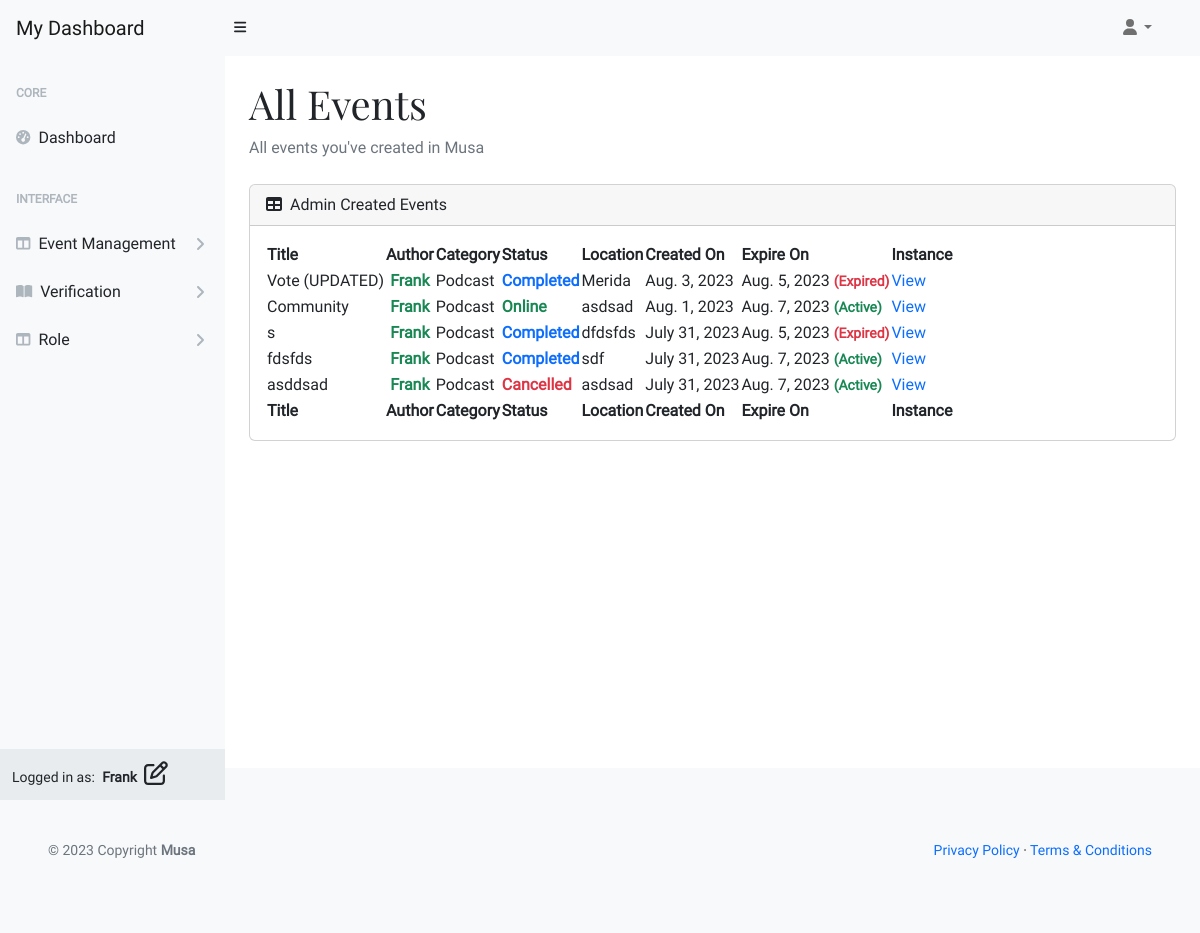
The app's page /user/all (signed in) with its own data.
### musa/models.py (models this page shows)
class UserProfile(AbstractUser):
    verified = models.BooleanField(default=False)
    role = models.IntegerField(choices=ROLES, default=0)
    user_card = models.ManyToManyField(
        'vote_management.VoteCard', through='vote_management.VoteRecord', related_name='user_cards')
    class Meta:
        ordering = ['username']
    def __str__(self):
        return self.username

### vote_management/models.py (models this page shows, shortened)
class VoteCard(models.Model):
    title = models.CharField(max_length=20, unique=True)
    slug = models.SlugField(max_length=200, unique=True)
    author = models.ForeignKey(
        'musa.UserProfile', on_delete=models.CASCADE, related_name="card_author")
    category = models.ForeignKey(
        Category, on_delete=models.CASCADE, related_name="categories")
    mission = models.CharField(max_length=20)
    location = models.CharField(max_length=20)
    description = models.TextField(max_length=258)
    expire = models.DateField()
    event_image = CloudinaryField('image', default='placeholder')
    vote_record = models.ManyToManyField('musa.UserProfile', through='VoteRecord',
                                         related_name='user_votes', blank=True)
    candidates = models.ManyToManyField('ElectedPerson', related_name='vote_cards',
                                        blank=True)
    status = models.IntegerField(choices=STATUS, default=0)
    excerpt = models.TextField(blank=True)
    type = models.IntegerField(choices=CARD_TYPE, default=0)
    created_on = models.DateField(auto_now_add=True)
    class Meta:
        ordering = ['-created_on']

class Category(models.Model):
    category_name = models.CharField(max_length=50, unique=True)
    class Meta:
        ordering = ['category_name']
        verbose_name_plural = "Categories"

### vote_management/views.py (the view)
# urls.py: path('user/all', UserEventList.as_view(),
class UserEventList(UserDashboard):
    template_name = 'backend/user-dashboard/all_events.html'
    context_object_name = 'user_all_events'

### user_profile/views.py (called while the page is built)
    def test_func(self):
        user_profile = self.request.user
        return user_profile.is_authenticated and (
            user_profile.role in [0, 1]
        )

    def get_object(self, queryset=None):
        return get_object_or_404(UserProfile, pk=self.request.user.pk)

    def get_context_data(self, **kwargs):
        context = super().get_context_data(**kwargs)
        user_profile = self.get_object()
        context['vote_cards'] = user_profile.user_card.order_by(
            '-created_on').all()
        return context

### templates/backend/user-dashboard/all_events.html
{% extends "backend/user-dashboard/base.html" %}
{% block content%}
<div id="layoutSidenav_content">
    <main>
        <div class="container-fluid p-4 pt-0">
            <h1 class="mt-4">All Events</h1>
            <ol class="breadcrumb mb-4">
                <li class="breadcrumb-item active">All events you've created in Musa</li>
            </ol>
            <div class="card mb-4">
                <div class="card-header">
                    <i class="fas fa-table me-1"></i>
                    Admin Created Events
                </div>
                <div class="card-body">
                    <table id="datatablesSimple">
                        <thead>
                            <tr>
                                <th>Title</th>
                                <th>Author</th>
                                <th>Category</th>
                                <th>Status</th>
                                <th>Location</th>
                                <th>Created On</th>
                                <th>Expire On</th>
                                <th>Instance</th>
                            </tr>
                        </thead>
                        <tfoot>
                            <tr>
                                <th>Title</th>
                                <th>Author</th>
                                <th>Category</th>
                                <th>Status</th>
                                <th>Location</th>
                                <th>Created On</th>
                                <th>Expire On</th>
                                <th>Instance</th>
                            </tr>
                        </tfoot>
                        <tbody>
                            {% for event in user_all_events.card_author.all %}
                            <tr>
                                <td>{{ event.title }}</td>
                                <td>
                                    <p class="text-success my-0 py-0 fw-semibold text-center">
                                        {{ event.author }}
                                    </p>
                                </td>
                                <td>{{ event.category.category_name }}</td>
                                {% if event.status == 1 %}
                                <td>
                                    <p class="text-success my-0 py-0 fw-semibold">
                                        {{ event.get_status_display }}
                                    </p>
                                </td>
                                {% elif event.status == 2%}
                                <td>
                                    <p class="text-danger my-0 py-0 fw-semibold">
                                        {{ event.get_status_display }}
                                    </p>
                                </td>
                                {% elif event.status == 0 %}
                                <td>
                                    <p class="text-warning my-0 py-0 fw-semibold">
                                        {{ event.get_status_display }}
                                    </p>
                                </td>
                                {% else %}
                                <td>
                                    <p class="text-primary my-0 py-0 fw-semibold">
                                        {{ event.get_status_display }}
                                    </p>
                                </td>
                                {% endif %}
                                <td>{{ event.location }}</td>
                                <td>{{ event.created_on }}</td>
                                {% if event.expire|date:"Y-m-d" == current_date %}
                                <td>{{ event.expire }}
                                    <small class="text-warning fw-semibold">(Today)</small>
                                </td>
                                {% elif event.expire|date:"Y-m-d" < current_date %}
                                <td>{{ event.expire }}
                                    <small class="text-danger fw-semibold">(Expired)</small>
                                </td>
                                {% else %}
                                <td>{{ event.expire }}
                                    <small class="text-success fw-semibold">(Active)</small>
                                </td>
                                {% endif %}
                                <td><a href="{% url 'user_single' event.slug %}">View</a></td>
                            </tr>
                            {% endfor %}
                        </tbody>
                    </table>
                </div>
            </div>
        </div>
    </main>
</div>
{% endblock %}

### templates/backend/user-dashboard/base.html (shortened to what this page needs)
{% load static %}
{% now "Y-m-d" as current_date %}
{% now "Y" as copyright %}
<!DOCTYPE html>
<html lang="en">
<head>
    <link href="https://cdn.jsdelivr.net/npm/simple-datatables@7.1.2/dist/style.min.css" rel="stylesheet" />
    <link href="{% static 'user/vendor/css/styles.css' %}" rel="stylesheet" />
    <link href="{% static 'custom/css/style.css' %}" rel="stylesheet" />
</head>
<body class="sb-nav-fixed">
    <nav class="sb-topnav navbar navbar-expand navbar-light bg-light">
        <a class="navbar-brand ps-3" href="{% url 'user_dashboard' %}">My Dashboard</a>
        <button class="btn btn-link btn-sm order-1 order-lg-0 me-4 me-lg-0" id="sidebarToggle" href="#!"><i
                class="fas fa-bars"></i></button>
        <div class="d-md-inline-block form-inline ms-auto me-0 me-md-3 my-2 my-md-0">
            <ul class="navbar-nav ms-auto ms-md-0 me-3 me-lg-4">
                <li class="nav-item dropdown">
                    <a class="nav-link dropdown-toggle" id="navbarDropdown" href="#" role="button"
                        data-bs-toggle="dropdown" aria-expanded="false"><i class="fas fa-user fa-fw"></i></a>
                </li>
            </ul>
        </div>
    </nav>
    <div id="layoutSidenav">
        <div id="layoutSidenav_nav">
            <nav class="sb-sidenav accordion sb-sidenav-light" id="sidenavAccordion">
                <div class="sb-sidenav-menu">
                    <div class="nav">
                        <div class="sb-sidenav-menu-heading">Core</div>
                        <a class="nav-link" href="{% url 'user_dashboard' %}">
                            <div class="sb-nav-link-icon"><i class="fas fa-tachometer-alt"></i></div>
                            Dashboard
                        </a>
                        <div class="sb-sidenav-menu-heading">Interface</div>
                        <a class="nav-link collapsed" href="#" data-bs-toggle="collapse"
                            data-bs-target="#collapseLayouts" aria-expanded="false" aria-controls="collapseLayouts">
                            <div class="sb-nav-link-icon"><i class="fas fa-columns"></i></div>
                            Event Management
                            <div class="sb-sidenav-collapse-arrow"><i class="fas fa-angle-down"></i></div>
                        </a>
                        <a class="nav-link collapsed" href="#" data-bs-toggle="collapse" data-bs-target="#collapsePages"
                            aria-expanded="false" aria-controls="collapsePages">
                            <div class="sb-nav-link-icon"><i class="fas fa-book-open"></i></div>
                            Verification
                            <div class="sb-sidenav-collapse-arrow"><i class="fas fa-angle-down"></i></div>
                        </a>
                        <a class="nav-link collapsed" href="#" data-bs-toggle="collapse" data-bs-target="#collapseRole"
                            aria-expanded="false" aria-controls="collapseRole">
                            <div class="sb-nav-link-icon"><i class="fas fa-columns"></i></div>
                            Role
                            <div class="sb-sidenav-collapse-arrow"><i class="fas fa-angle-down"></i></div>
                        </a>
                    </div>
                </div>
                <div class="sb-sidenav-footer">
                    <div class="small">Logged in as:
                        <span class="px-1"><strong>{{ request.user.username }}
                                {% if request.user.role == 0 %}
                                <i class="fa-regular fa-user px-1 fs-4 text"></i>
                                {% elif request.user.role == 1 %}
                                <i class="fa-regular fa-pen-to-square px-1 fs-4 text"></i>
                                {% endif %}
                            </strong>
                        </span>
                    </div>
                </div>
            </nav>
        </div>
        {% block content %}
        {% endblock content %}
    </div>
    <footer class="py-4 bg-light mt-4">
        <div class="container-fluid p-5">
            <div class="d-flex align-items-center justify-content-between small">
                <div class="text-muted"> © {{ copyright }} Copyright
                    <a class="text-reset fw-bold" href="https://github.com/plexoio/musa">Musa</a>
                </div>
                <div>
                    <a href="#">Privacy Policy</a>
                    &middot;
                    <a href="#">Terms &amp; Conditions</a>
                </div>
            </div>
        </div>
    </footer>
</body>
</html>

### static/custom/css/style.css (style rules this page uses)
* { font-family: 'Roboto', Fairplay, sans-serif; }
h1 { font-family: 'Fairplay', Roboto, sans-serif; }
a { text-decoration: none; }

### records on screen
UserProfile: user.username "Frank"
VoteCard: title "Vote (UPDATED)", author "Frank", category.category_name "Podcast", status "Completed", location "Merida", created_on "Aug. 3, 2023", expire "Aug. 5, 2023"
VoteCard: title "Community", author "Frank", category.category_name "Podcast", status "Online", location "asdsad", created_on "Aug. 1, 2023", expire "Aug. 7, 2023"
VoteCard: title "s", author "Frank", category.category_name "Podcast", status "Completed", location "dfdsfds", created_on "July 31, 2023", expire "Aug. 5, 2023"
VoteCard: title "fdsfds", author "Frank", category.category_name "Podcast", status "Completed", location "sdf", created_on "July 31, 2023", expire "Aug. 7, 2023"
VoteCard: title "asddsad", author "Frank", category.category_name "Podcast", status "Cancelled", location "asdsad", created_on "July 31, 2023", expire "Aug. 7, 2023"

### other values on screen
{{ copyright }} "2023"
